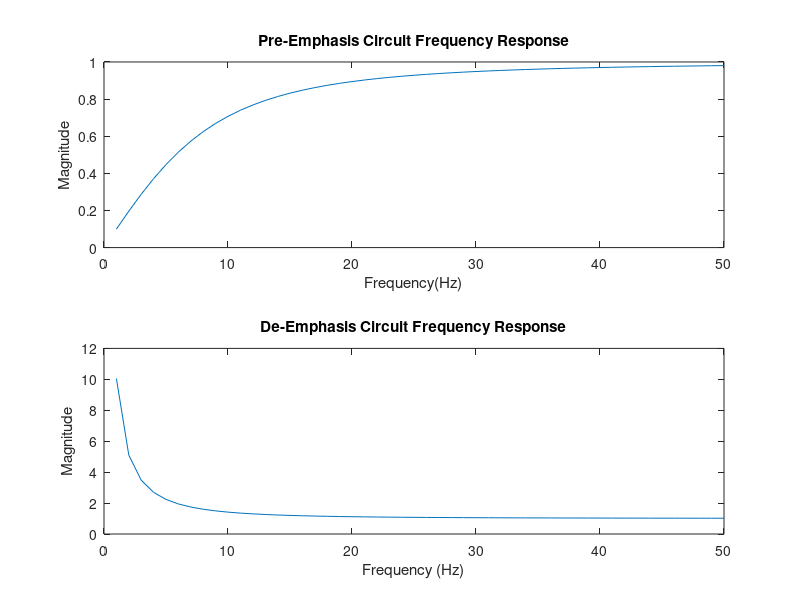

The MATLAB script that drew this image:
clc;
clear;
close all;
f1 = 10;
range=1:50;
for f = range
    pre_emphasis(f)=1/sqrt(1+(f1/f)^2);
end
de_emphasis=1./pre_emphasis;
subplot(2,1,1);
plot(range,pre_emphasis);
title('Pre-Emphasis Circuit Frequency Response');
xlabel('Frequency(Hz)');
ylabel('Magnitude');
subplot(2,1,2);
plot(range,de_emphasis);
title('De-Emphasis Circuit Frequency Response');
xlabel('Frequency (Hz)');
ylabel('Magnitude');